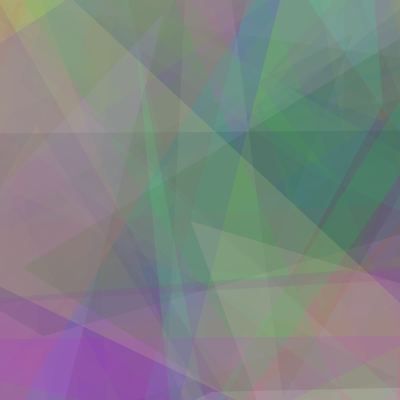
Frame 1 (no input)
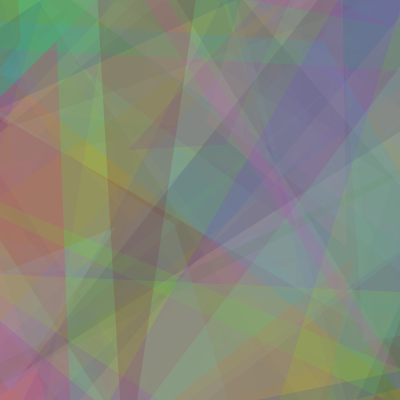
Frame 60 (the mouse pressed at the canvas centre just before this capture)
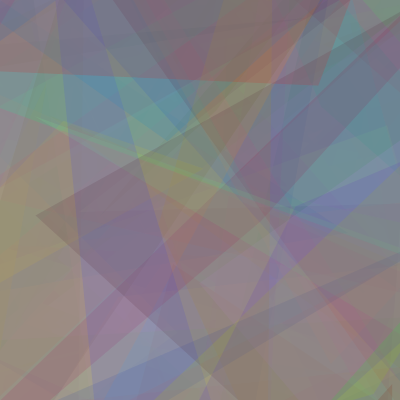
Frame 120 (the mouse held since frame 60 and released just before this capture)

The Processing sketch that drew these frames (run headless with seeded random() and noise(); from frame 60 on, the mouse is pressed at the canvas centre):

// Processing sketch: processing_45579
// ── processing_45579.pde

final int MAX = 500;

float[] depths = new float[MAX];
float[] firstX = new float[MAX];
float[] secondX = new float[MAX];
float[] thirdX = new float[MAX];
float[] firstY = new float[MAX];
float[] secondY = new float[MAX];
float[] thirdY = new float[MAX];
color[] col = new color[MAX];

void setup()
{
size(400, 400);
noStroke();
translate(width/2, height/2);
}

void draw()
{
 background(255);
 prepArrays(); 
 shapes(); 
}

void prepArrays()
{
 for (int i = 0; i < firstX.length; i++)
  {
   depths[i] = random(50,500);
   firstX[i] = random(-width,2*width);
   secondX[i] = random(-width,2*width);
   thirdX[i] = random(-width,2*width);
   firstY[i] = random(-width,2*width);
   secondY[i] = random(-width,2*width);
   thirdY[i] = random(-width,2*width);

     col[i] = color(random(255),random(255),random(255),40);
   
  } 
}

void shapes()
{
  for (int i = 0; i < firstX.length; i++)
  {
    fill(col[i]);
    triangle(firstX[i], firstY[i], secondX[i], secondY[i], thirdX[i], thirdY[i]); 
  }
}
